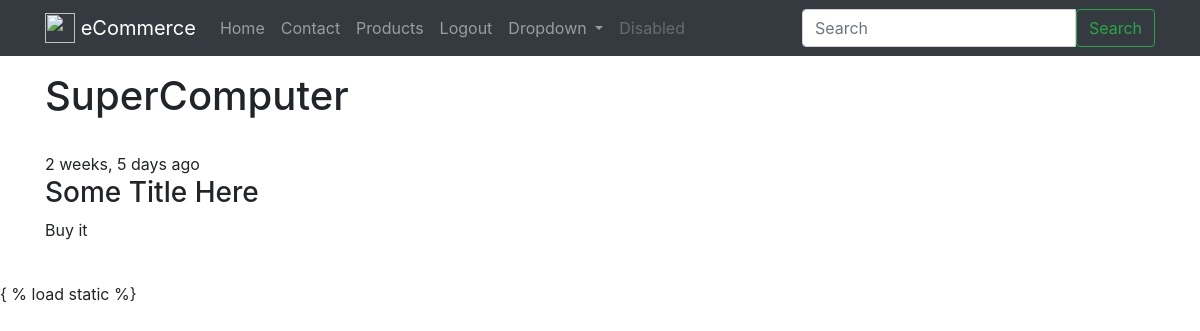
Page /products/supercomputer/ (signed in) on the committed database.
### products/models.py (models this page shows, shortened)
class Product(models.Model):
	title       = models.CharField(max_length=120)
	slug 		= models.SlugField(blank=True, unique=True)
	description = models.TextField()
	price       = models.DecimalField(decimal_places =2, max_digits=20, default=39.99)
	image       = models.ImageField(upload_to=upload_image_path, null=True, blank=True)
	featured    = models.BooleanField(default=False)
	active      = models.BooleanField(default=True)
	timestamp   = models.DateTimeField(auto_now_add=True)
	objects = ProductManager()

### products/views.py (the view)
# urls.py: url(r'^(?P<slug>[\w-]+)/$', ProductDetailSlugView.as_view(), name='detail'),
class ProductDetailSlugView(DetailView):
	queryset = Product.objects.all()
	template_name = "products/detail.html"
	def get_object(self, *args, **kwargs):
		request = self.request
		slug = self.kwargs.get("slug")
		try:
			instance = Product.objects.get(slug=slug, active=True)
		except Product.DoesNotExist:
			raise Http404("Not found...")
		except Product.MultipleObjectsReturned:
			qs = Product.objects.filter(slug=slug, active=True)
			instance = qs.first()
		except:
			raise Http404("Uhmmm")
		return instance

### products/models.py (called while the page is built)
	def get_queryset(self):
		return ProductQuerySet(self.model, using=self._db)

### products/templates/products/detail.html (shortened to what this page needs)
{% extends "base.html" %}
{% block content %}
	<div class='row'>
		<div class='col'>
			<h1>{{ object.title }} </h1><br/>
			{{ object.timestamp|timesince }} ago
			<h3>{{ "Some Title Here"|title }}</h3>
			{{ object.description|linebreaks }} <br/>
		</div>
	</div>
{% endblock %}

### rows in the picture
Product: title "SuperComputer", timestamp "2 weeks, 5 days", description "Buy it"

### other values in the picture
{{ brand_name }} "eCommerce"
{{ "Some Title Here"|title }} "Some Title Here"
